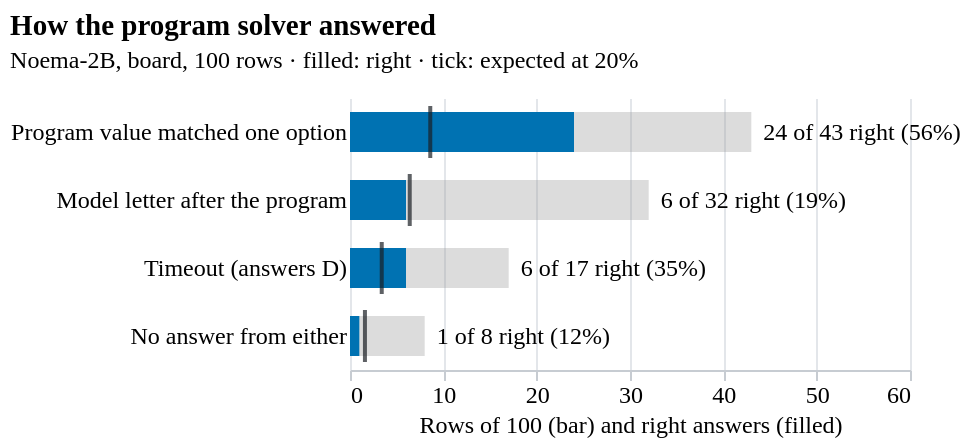

Vega-Lite specification stored for this chart:
### Vega-Lite specification from a JSON file in a GitHub repository (floating-point values rounded to 4 significant figures)
{"config": {"font": "Atkinson Hyperlegible", "background": null, "view": {"stroke": null}, "axis": {"labelFontSize": 12, "titleFontSize": 12, "titleFontWeight": "normal", "gridColor": "#e3e6ea", "domainColor": "#c7ccd2", "tickColor": "#c7ccd2"}, "title": {"fontSize": 14.5, "fontWeight": 700, "subtitleFontSize": 12, "subtitlePadding": 4, "offset": 12, "font": "Atkinson Hyperlegible", "subtitleFont": "Atkinson Hyperlegible"}, "legend": {"labelFontSize": 12}}, "layer": [{"mark": {"type": "bar", "color": "#8c8c8c", "height": 20, "opacity": 0.3}, "encoding": {"tooltip": [{"field": "path", "type": "nominal"}, {"field": "rows", "type": "quantitative"}, {"field": "right", "type": "quantitative"}, {"field": "note", "type": "nominal"}], "x": {"field": "rows", "scale": {"domain": [0, 60]}, "title": "Rows of 100 (bar) and right answers (filled)", "type": "quantitative"}, "y": {"axis": {"domain": false, "labelLimit": 240, "ticks": false}, "field": "path", "sort": ["Program value matched one option", "Model letter after the program", "Timeout (answers D)", "No answer from either"], "title": null, "type": "nominal"}}}, {"mark": {"type": "bar", "color": "#0072b2", "height": 20}, "encoding": {"tooltip": [{"field": "path", "type": "nominal"}, {"field": "right", "type": "quantitative"}, {"field": "note", "type": "nominal"}], "x": {"field": "right", "type": "quantitative"}, "y": {"axis": {"domain": false, "labelLimit": 240, "ticks": false}, "field": "path", "sort": ["Program value matched one option", "Model letter after the program", "Timeout (answers D)", "No answer from either"], "title": null, "type": "nominal"}}}, {"mark": {"type": "tick", "color": "#1b1f24", "size": 26, "thickness": 2}, "encoding": {"tooltip": [{"field": "chance", "format": ".1f", "title": "Expected right at 20%", "type": "quantitative"}], "x": {"field": "chance", "type": "quantitative"}, "y": {"axis": {"domain": false, "labelLimit": 240, "ticks": false}, "field": "path", "sort": ["Program value matched one option", "Model letter after the program", "Timeout (answers D)", "No answer from either"], "title": null, "type": "nominal"}}}, {"mark": {"type": "text", "align": "left", "dx": 6, "fontSize": 12}, "encoding": {"text": {"field": "txt", "type": "nominal"}, "x": {"field": "rows", "type": "quantitative"}, "y": {"axis": {"domain": false, "labelLimit": 240, "ticks": false}, "field": "path", "sort": ["Program value matched one option", "Model letter after the program", "Timeout (answers D)", "No answer from either"], "title": null, "type": "nominal"}}}], "data": {"name": "data-376abe7f7289807958dcc35a747ca319"}, "height": {"step": 34}, "title": {"text": "How the program solver answered", "anchor": "start", "subtitle": "Noema-2B, board, 100 rows · filled: right · tick: expected at 20%"}, "width": 280, "$schema": "https://vega.github.io/schema/vega-lite/v5.20.1.json", "datasets": {"data-376abe7f7289807958dcc35a747ca319": [{"path": "Program value matched one option", "rows": 43, "right": 24, "note": "English 14/23, Catalan 10/20", "pct": 55.81, "txt": "24 of 43 right (56%)", "chance": 8.6}, {"path": "Model letter after the program", "rows": 32, "right": 6, "note": "English 3/15, Catalan 3/17", "pct": 18.75, "txt": "6 of 32 right (19%)", "chance": 6.4}, {"path": "Timeout (answers D)", "rows": 17, "right": 6, "note": "English 8 rows, Catalan 9 rows", "pct": 35.29, "txt": "6 of 17 right (35%)", "chance": 3.4}, {"path": "No answer from either", "rows": 8, "right": 1, "note": "English 0/4, Catalan 1/4", "pct": 12.5, "txt": "1 of 8 right (12%)", "chance": 1.6}]}}
